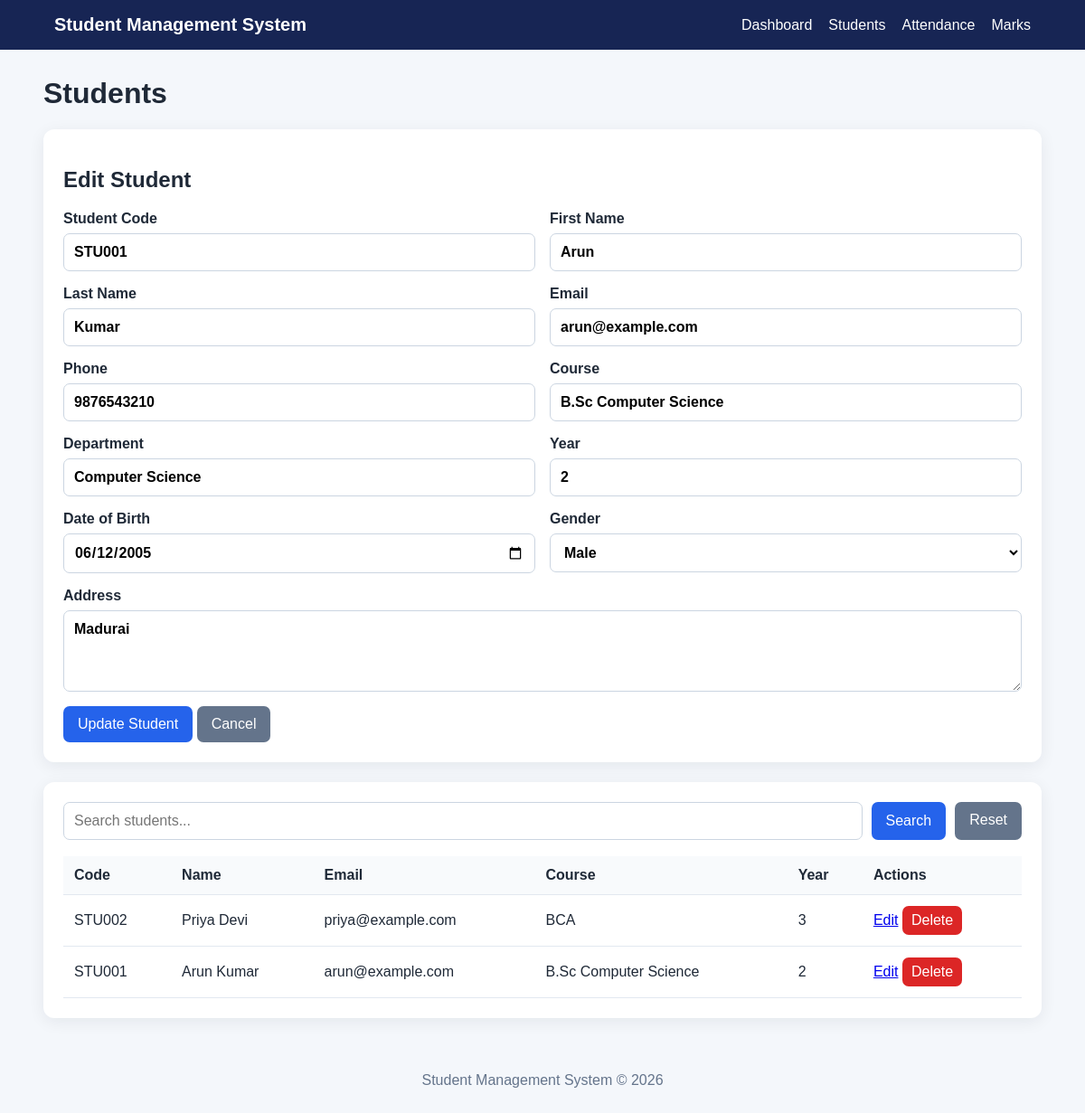
The app's page /students.php?edit=1 with its own data.
### tables this page shows
CREATE TABLE IF NOT EXISTS students (
 id INT AUTO_INCREMENT PRIMARY KEY,
 student_code VARCHAR(30) NOT NULL UNIQUE,
 first_name VARCHAR(80) NOT NULL,
 last_name VARCHAR(80) NOT NULL,
 email VARCHAR(150) NOT NULL UNIQUE,
 phone VARCHAR(30),
 course VARCHAR(100) NOT NULL,
 department VARCHAR(100),
 year_level INT NOT NULL,
 date_of_birth DATE,
 gender VARCHAR(20),
 address TEXT,
 created_at TIMESTAMP DEFAULT CURRENT_TIMESTAMP,
 updated_at TIMESTAMP DEFAULT CURRENT_TIMESTAMP ON UPDATE CURRENT_TIMESTAMP
);

### students.php (the view, shortened to what this page needs)
<?php
require 'config.php'; $pageTitle='Students'; $error='';
$edit=null;
if(isset($_GET['edit'])){$st=$pdo->prepare("SELECT * FROM students WHERE id=?");$st->execute([(int)$_GET['edit']]);$edit=$st->fetch();}
$q=trim($_GET['q']??'');
if($q!==''){$st=$pdo->prepare("SELECT * FROM students WHERE student_code LIKE ? OR first_name LIKE ? OR last_name LIKE ? OR email LIKE ? ORDER BY id DESC");$like="%$q%";$st->execute([$like,$like,$like,$like]);$students=$st->fetchAll();}
else{$students=$pdo->query("SELECT * FROM students ORDER BY id DESC")->fetchAll();}
require 'header.php'; ?>
<h1>Students</h1><?php if($error): ?><div class="alert"><?= htmlspecialchars($error) ?></div><?php endif; ?>
<div class="panel"><h2><?= $edit?'Edit Student':'Add Student' ?></h2>
<form method="post" class="form-grid"><input type="hidden" name="action" value="save"><input type="hidden" name="id" value="<?= (int)($edit['id']??0) ?>">
<label>Student Code<input required name="student_code" value="<?= htmlspecialchars($edit['student_code']??'') ?>"></label>
<label>First Name<input required name="first_name" value="<?= htmlspecialchars($edit['first_name']??'') ?>"></label>
<label>Last Name<input required name="last_name" value="<?= htmlspecialchars($edit['last_name']??'') ?>"></label>
<label>Email<input required type="email" name="email" value="<?= htmlspecialchars($edit['email']??'') ?>"></label>
<label>Phone<input name="phone" value="<?= htmlspecialchars($edit['phone']??'') ?>"></label>
<label>Course<input required name="course" value="<?= htmlspecialchars($edit['course']??'') ?>"></label>
<label>Department<input name="department" value="<?= htmlspecialchars($edit['department']??'') ?>"></label>
<label>Year<input required type="number" min="1" max="10" name="year_level" value="<?= (int)($edit['year_level']??1) ?>"></label>
<label>Date of Birth<input type="date" name="date_of_birth" value="<?= htmlspecialchars($edit['date_of_birth']??'') ?>"></label>
<label>Gender<select name="gender"><option value="">Select</option><?php foreach(['Male','Female','Other'] as $g): ?><option <?= (($edit['gender']??'')===$g?'selected':'') ?>><?= $g ?></option><?php endforeach; ?></select></label>
<label class="wide">Address<textarea name="address"><?= htmlspecialchars($edit['address']??'') ?></textarea></label>
<div class="wide"><button><?= $edit?'Update Student':'Add Student' ?></button><?php if($edit): ?> <a class="button secondary" href="students.php">Cancel</a><?php endif; ?></div>
</form></div>
<div class="panel"><form class="search"><input name="q" placeholder="Search students..." value="<?= htmlspecialchars($q) ?>"><button>Search</button><a class="button secondary" href="students.php">Reset</a></form>
<table><tr><th>Code</th><th>Name</th><th>Email</th><th>Course</th><th>Year</th><th>Actions</th></tr>
<?php foreach($students as $s): ?><tr><td><?= htmlspecialchars($s['student_code']) ?></td><td><?= htmlspecialchars($s['first_name'].' '.$s['last_name']) ?></td>
<td><?= htmlspecialchars($s['email']) ?></td><td><?= htmlspecialchars($s['course']) ?></td><td><?= (int)$s['year_level'] ?></td><td>
<a href="?edit=<?= (int)$s['id'] ?>">Edit</a>
<form method="post" class="inline" onsubmit="return confirm('Delete this student?')"><input type="hidden" name="action" value="delete"><input type="hidden" name="id" value="<?= (int)$s['id'] ?>"><button class="danger">Delete</button></form>
</td></tr><?php endforeach; ?></table></div><?php require 'footer.php'; ?>

### style.css (style rules this page uses)
* { box-sizing:border-box }
body { margin:0;font-family:Arial,sans-serif;background:#f4f7fb;color:#1f2937 }
.card,.panel { background:#fff;border-radius:12px;padding:22px;box-shadow:0 4px 18px rgba(15,23,42,.07);margin-bottom:22px }
.form-grid { display:grid;grid-template-columns:repeat(2,1fr);gap:16px }
.form-grid label { font-weight:600;display:flex;flex-direction:column;gap:7px }
.wide { grid-column:1/-1 }
input,select,textarea { font:inherit;padding:11px;border:1px solid #cbd5e1;border-radius:7px;background:#fff }
textarea { min-height:90px;resize:vertical }
button,.button { display:inline-block;border:0;border-radius:7px;padding:11px 16px;background:#2563eb;color:#fff;text-decoration:none;cursor:pointer;font:inherit }
.secondary { background:#64748b }
.danger { background:#dc2626;padding:7px 10px }
.inline { display:inline }
.search { display:flex;gap:10px;margin-bottom:18px }
.search input { flex:1 }
table { width:100%;border-collapse:collapse }
th,td { text-align:left;padding:12px;border-bottom:1px solid #e2e8f0 }
th { background:#f8fafc }

### records on screen
students: student_code "STU001", first_name "Arun", last_name "Kumar", email "arun@example.com", phone "9876543210", course "B.Sc Computer Science", department "Computer Science", year_level "2", date_of_birth "06/12/2005", gender "Male", address "Madurai", first_name+last_name "Arun Kumar"
students: student_code "STU002", first_name+last_name "Priya Devi", email "priya@example.com", course "BCA", year_level "3"
